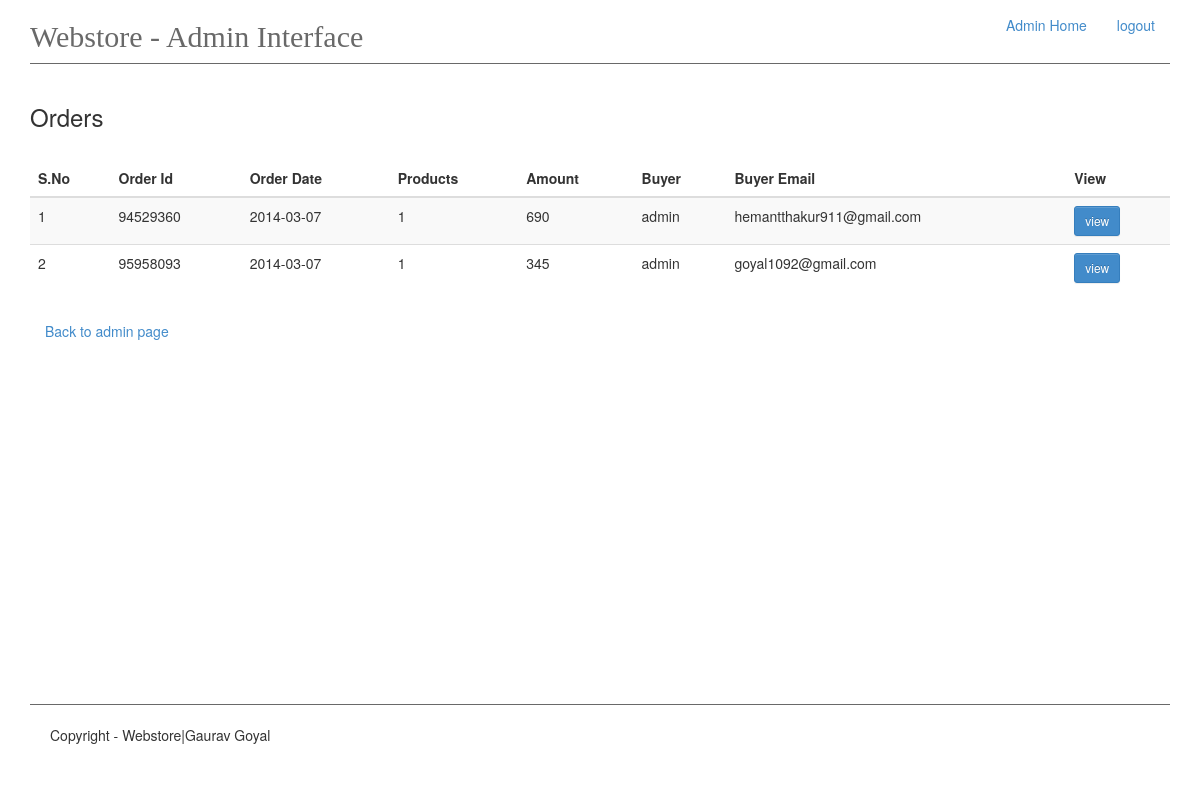
The app's page /admin/order_list (signed in) with its own data.
### app/models.py (models this page shows)
class OrderId(db.Model):
    id = db.Column(db.Integer, primary_key=True)
    order_id = db.Column(db.Integer, unique=True)
    buyer_name = db.Column(db.String(60))
    buyer_address = db.Column(db.String(200))
    total_products = db.Column(db.Integer)
    date = db.Column(db.DATE)
    email = db.Column(db.String(120))
    phone = db.Column(db.Integer)
    total_amount = db.Column(db.Integer)
    user = db.Column(db.String(60))

### app/views.py (the view)
@app.route('/admin/order_list')
@login_required
def orders():
    order = OrderId.query.all()
    return render_template('admin-panel/orders.html', orders=order)

### app/__init__.py (called while the page is built)
@admin_login.user_loader
def load_user(id):
    return Admin.query.get(int(id))

### app/templates/admin-panel/orders.html
{% extends 'admin-panel/admin.html' %}
{% block content %}
    <h3>Orders</h3>
    <br>
    <table class="table table-striped table-responsive col-md-6" id="cart_table">
        <thead>
        <tr>
            <th>S.No</th>
            <th>Order Id</th>
            <th>Order Date</th>
            <th>Products</th>
            <th>Amount</th>
            <th>Buyer
            </th>
            <th>Buyer Email</th>
            <th>View</th>
        </tr>
        </thead>
        <tbody>
        {% for item in orders %}
            <tr>
                <td>{{ loop.index }}</td>
                <td>{{ item.order_id }}</td>
                <td>{{ item.date }}</td>
                <td>{{ item.total_products }}</td>
                <td>{{ item.total_amount }}</td>
                <td>{{ item.buyer_name }}</td>
                <td>{{ item.email }}</td>
                <td>
                    <a href="{{ url_for('specific_order', pk = item.id )}}" class="btn btn-sm btn-primary">view</a>
                </td>
            </tr>
        {% endfor %}
        </tbody>
    </table>
    <div class="col-md-12"><a href="{{ url_for('admin_base') }}">Back to admin page</a></div>
{% endblock %}

### app/static/css/main.css (style rules this page uses)
#main #cart_table { margin-bottom: 30px; }

### records on screen
OrderId: order_id "94529360", date "2014-03-07", total_products "1", total_amount "690", buyer_name "admin", email "hemantthakur911@gmail.com"
OrderId: order_id "95958093", date "2014-03-07", total_products "1", total_amount "345", buyer_name "admin", email "goyal1092@gmail.com"
